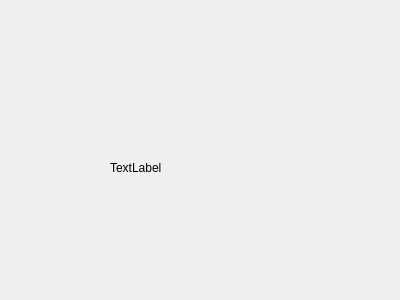
<?xml version="1.0" encoding="UTF-8"?>
<ui version="4.0">
 <class>DialogResult</class>
 <widget class="QDialog" name="DialogResult">
  <property name="geometry">
   <rect>
    <x>0</x>
    <y>0</y>
    <width>400</width>
    <height>300</height>
   </rect>
  </property>
  <property name="windowTitle">
   <string>Dialog</string>
  </property>
  <widget class="QLabel" name="label">
   <property name="geometry">
    <rect>
     <x>110</x>
     <y>160</y>
     <width>58</width>
     <height>16</height>
    </rect>
   </property>
   <property name="text">
    <string>TextLabel</string>
   </property>
  </widget>
 </widget>
 <resources/>
 <connections/>
</ui>
